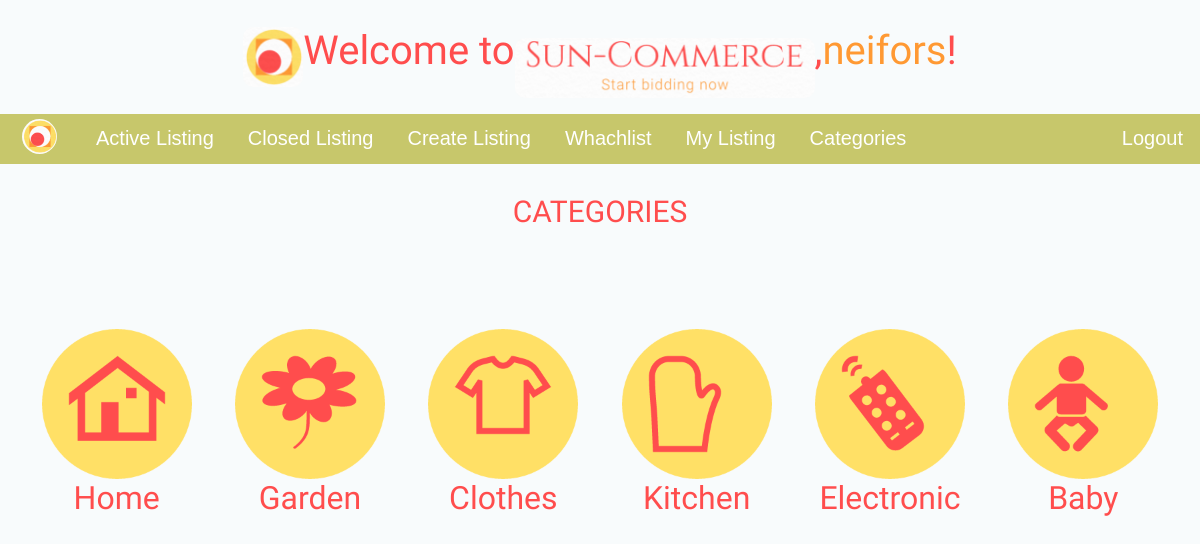
Page /categories/ (signed in) on the committed database.
### auctions/models.py (models this page shows, shortened)
class Category(models.Model):
    name = models.CharField(max_length=100)
    photo = models.ImageField(upload_to='pics/', null=True, blank=True)

### auctions/views.py (the view)
# urls.py: path("categories/", views.categories, name='auctions-categories'),
def categories(request):
    data = {
        'categories' : Category.objects.all()
    }
    return render(request, 'auctions/categories.html',data)

### auctions/templates/auctions/categories.html
{% extends "auctions/layout.html" %}
{% block content %}
<h3>CATEGORIES</h3>
<div id="categories-wrapper">
{% for cat in categories %}
   <a href="{% url 'auctions-category' id=cat.id %}"><div class="category-card"><img src="{{ cat.photo.url }}" alt="category-pic"></div><p class="category-title">{{ cat.name }}</p></a>
{% endfor %}
</div>
{% endblock %}

### auctions/templates/auctions/layout.html (shortened to what this page needs)
{% load static %}
<!DOCTYPE html>
<html lang="en">
<head>
    <link rel="stylesheet" href="{% static 'css/styles.css' %}">
</head>
<body>
    <h1 id="welcome-title"><img id="icon" src="{% static 'img/icon.png' %}" alt="title">Welcome to <img id="title" src="{% static 'img/title.png' %}" alt="title">
        {% if user.is_authenticated %}
        , <span> {{user}}</span>!
        {% else %}
        !
        {% endif %}
    </h1>
    <nav>
        <div id="links-wrapper">
            {% if user.is_authenticated %}
            <div class="main-menu">
                <a href="{% url 'auctions-home' %}"><img src="{% static 'img/icon.png' %}" alt="logo"></a>
                <a class="link" href="{% url 'auctions-home' %}">Active Listing</a>
                <a class="link" href="{% url 'auctions-closed' %}">Closed Listing</a>
                <a class="link" href="{% url 'auctions-create' %}">Create Listing</a>
                <a class="link" href="{% url 'auctions-watchlist' %}">Whachlist</a>
                <a class="link" href="{% url 'auctions-mylistings' %}">My Listing</a>
                <a class="link" href="{% url 'auctions-categories' %}">Categories</a>
            </div>
            <div class="login-menu">
                <a class="link" href="{% url 'logout' %}">Logout</a>
            </div>
            {% endif %}
        </div>
    </nav>
    <main>
       {% block content %}
       {% endblock content %}
    </main>
</body>
</html>

### auctions/static/css/styles.css (style rules this page uses)
body { margin: 0; background-color: rgba(232, 244, 245, 0.275); }
nav div#links-wrapper { display: flex; align-items: center; justify-content: space-between; background-color: #c7c76b; padding: 0; margin: 0; }
nav div#links-wrapper div.main-menu { display: flex; align-items: center; justify-content: flex-start; margin: 0; }
nav div#links-wrapper div.main-menu img { width: 35px; margin: 5px; padding: 0; border-radius: 50%; }
nav div#links-wrapper a { text-decoration: none; font-size: 20px; color: white; margin: 0 17px; font-family:'Gill Sans', 'Gill Sans MT', Calibri, 'Trebuchet MS', sans-serif; }
h1#welcome-title { font-size: 40px; font-family: 'Joan', serif; color: #ff4d4d; display: flex; justify-content: center; font-weight: lighter; }
h1#welcome-title img#title { position: relative; border-radius: 10px; top: 11px; width: 300px; }
h1#welcome-title img#icon { border-radius: 10px; width: 60px; }
h1#welcome-title span { color: #ff9933; }
h3 { text-align: center; font-size: 30px; font-family: 'Joan', serif; font-weight: lighter; color: #ff4d4d; }
div#categories-wrapper { display: flex; flex-wrap: wrap; justify-content: space-around; margin: 20px; padding-top: 50px; }
div#categories-wrapper a { text-decoration: none; }
div#categories-wrapper a div.category-card { width: 150px; height: 150px; border-radius: 7px; margin: 20px; margin-bottom: 0; }
div#categories-wrapper a p.category-title { text-align: center; color:#ff4d4d; font-family: 'Joan', serif; font-size: 32px; margin-top: 0px; }
div#categories-wrapper a div.category-card img { width: 150px; }

### rows in the picture
Category: photo (picture), name "Home"
Category: photo (picture), name "Garden"
Category: photo (picture), name "Clothes"
Category: photo (picture), name "Kitchen"
Category: photo (picture), name "Electronic"
Category: photo (picture), name "Baby"

### other values in the picture
{{ user }} "neifors"
